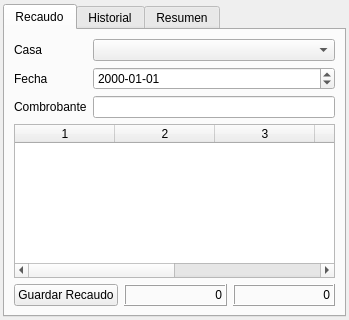
<?xml version="1.0" encoding="UTF-8"?>
<ui version="4.0">
 <class>CollectWindow</class>
 <widget class="QWidget" name="CollectWindow">
  <property name="geometry">
   <rect>
    <x>0</x>
    <y>0</y>
    <width>349</width>
    <height>320</height>
   </rect>
  </property>
  <property name="windowTitle">
   <string>Form</string>
  </property>
  <layout class="QVBoxLayout" name="verticalLayout">
   <property name="leftMargin">
    <number>3</number>
   </property>
   <property name="topMargin">
    <number>4</number>
   </property>
   <property name="rightMargin">
    <number>3</number>
   </property>
   <property name="bottomMargin">
    <number>3</number>
   </property>
   <item>
    <widget class="QTabWidget" name="tabWidget">
     <property name="currentIndex">
      <number>0</number>
     </property>
     <widget class="QWidget" name="tab_collect">
      <attribute name="title">
       <string>Recaudo</string>
      </attribute>
      <layout class="QVBoxLayout" name="verticalLayout_2">
       <item>
        <layout class="QFormLayout" name="formLayout">
         <item row="0" column="0">
          <widget class="QLabel" name="label_home">
           <property name="text">
            <string>Casa</string>
           </property>
          </widget>
         </item>
         <item row="0" column="1">
          <widget class="QComboBox" name="combobox_home"/>
         </item>
         <item row="1" column="0">
          <widget class="QLabel" name="label_date">
           <property name="text">
            <string>Fecha</string>
           </property>
          </widget>
         </item>
         <item row="1" column="1">
          <widget class="QDateEdit" name="dateedit_date">
           <property name="displayFormat">
            <string>yyyy-MM-dd</string>
           </property>
          </widget>
         </item>
         <item row="2" column="0">
          <widget class="QLabel" name="label_voucher">
           <property name="text">
            <string>Combrobante</string>
           </property>
          </widget>
         </item>
         <item row="2" column="1">
          <widget class="QLineEdit" name="lineedit_voucher"/>
         </item>
        </layout>
       </item>
       <item>
        <widget class="QTableWidget" name="table_detail">
         <property name="columnCount">
          <number>6</number>
         </property>
         <column/>
         <column/>
         <column/>
         <column/>
         <column/>
         <column/>
        </widget>
       </item>
       <item>
        <layout class="QHBoxLayout" name="horizontalLayout">
         <item>
          <widget class="QPushButton" name="button_save">
           <property name="text">
            <string>Guardar Recaudo</string>
           </property>
          </widget>
         </item>
         <item>
          <widget class="QLabel" name="label_debt">
           <property name="frameShape">
            <enum>QFrame::Box</enum>
           </property>
           <property name="frameShadow">
            <enum>QFrame::Raised</enum>
           </property>
           <property name="text">
            <string>0</string>
           </property>
           <property name="alignment">
            <set>Qt::AlignRight|Qt::AlignTrailing|Qt::AlignVCenter</set>
           </property>
          </widget>
         </item>
         <item>
          <widget class="QLabel" name="label_total">
           <property name="frameShape">
            <enum>QFrame::Box</enum>
           </property>
           <property name="frameShadow">
            <enum>QFrame::Raised</enum>
           </property>
           <property name="text">
            <string>0</string>
           </property>
           <property name="alignment">
            <set>Qt::AlignRight|Qt::AlignTrailing|Qt::AlignVCenter</set>
           </property>
          </widget>
         </item>
        </layout>
       </item>
      </layout>
     </widget>
     <widget class="QWidget" name="tab_history">
      <attribute name="title">
       <string>Historial</string>
      </attribute>
      <layout class="QVBoxLayout" name="verticalLayout_3">
       <item>
        <widget class="QLabel" name="label_owner">
         <property name="frameShape">
          <enum>QFrame::Box</enum>
         </property>
         <property name="frameShadow">
          <enum>QFrame::Raised</enum>
         </property>
         <property name="text">
          <string/>
         </property>
         <property name="alignment">
          <set>Qt::AlignCenter</set>
         </property>
        </widget>
       </item>
       <item>
        <widget class="QTableWidget" name="table_history">
         <property name="rowCount">
          <number>0</number>
         </property>
         <property name="columnCount">
          <number>5</number>
         </property>
         <column/>
         <column/>
         <column/>
         <column/>
         <column/>
        </widget>
       </item>
      </layout>
     </widget>
     <widget class="QWidget" name="tab_summary">
      <attribute name="title">
       <string>Resumen</string>
      </attribute>
      <layout class="QVBoxLayout" name="verticalLayout_4">
       <item>
        <widget class="QTableWidget" name="table_summary">
         <property name="columnCount">
          <number>2</number>
         </property>
         <column/>
         <column/>
        </widget>
       </item>
      </layout>
     </widget>
    </widget>
   </item>
  </layout>
 </widget>
 <resources/>
 <connections/>
</ui>
